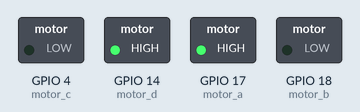
The program below on a simulated Raspberry Pi (BCM pin numbers). On the bench: switched loads named in the program (green lamp = pin HIGH).

Above: at 2.5 s.
At 6.5 s:
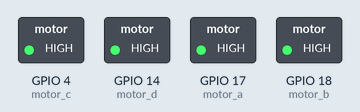
At 10.5 s:
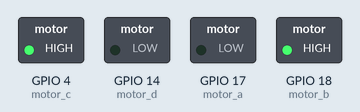
At 14.5 s:
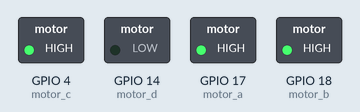
Timing chart, 0 to 20.8 s (numbered marks = the images above):
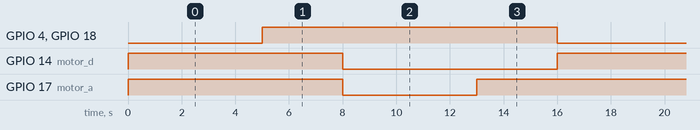

Measured:
- by itself, GPIO 4 (motor_c), GPIO 18 (motor_b): alternates HIGH for 11.0 s and LOW for 5.0 s
- by itself, GPIO 14 (motor_d): alternates HIGH for 8.0 s and LOW for 8.0 s
- by itself, GPIO 17 (motor_a): repeats every 16.0 s: LOW 5.0 s, HIGH 11.0 s

The program:

motor_control.py
```python
import RPi.GPIO as GPIO
import time

motor_a = 17
motor_b = 18
motor_c = 4
motor_d = 14

GPIO.setmode(GPIO.BCM)
GPIO.setup(motor_a, GPIO.OUT)
GPIO.setup(motor_b, GPIO.OUT)
GPIO.setup(motor_c, GPIO.OUT)
GPIO.setup(motor_d, GPIO.OUT)

while True:

	GPIO.output(motor_a, True)
	GPIO.output(motor_b, False)
	GPIO.output(motor_c, False)
	GPIO.output(motor_d, True)
	time.sleep(5)

	GPIO.output(motor_a, True)
        GPIO.output(motor_b, True)
	GPIO.output(motor_c, True)
	GPIO.output(motor_d, True)
        time.sleep(3)

	# turning the motor in reverse
	GPIO.output(motor_a, False)
        GPIO.output(motor_b, True)
	GPIO.output(motor_c, True)
	GPIO.output(motor_d, False)
        time.sleep(5)

	GPIO.output(motor_a, True)
        GPIO.output(motor_b, True)
	GPIO.output(motor_c, True)
	GPIO.output(motor_c, True)
        time.sleep(3)
```
